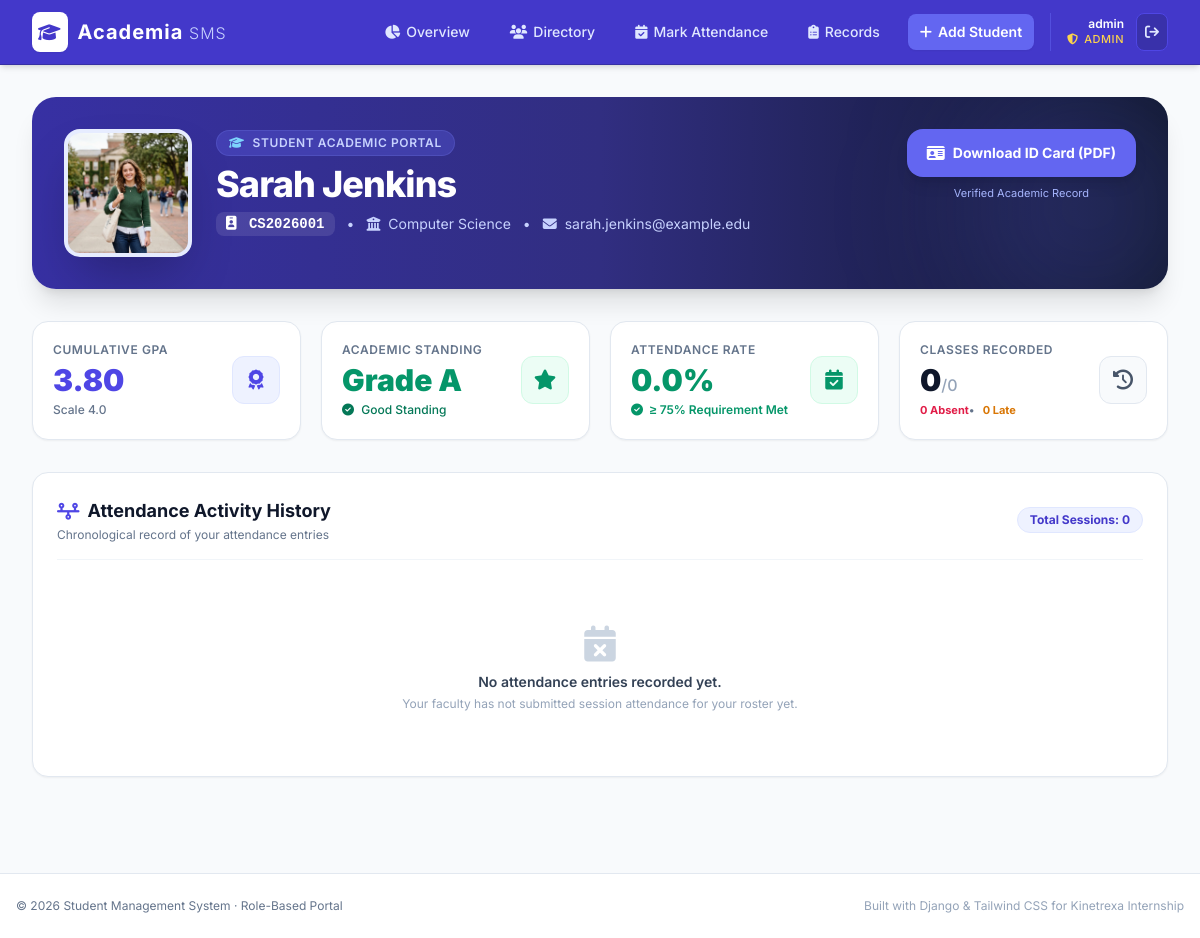
Page /portal/ (signed in) on the earlier database version.
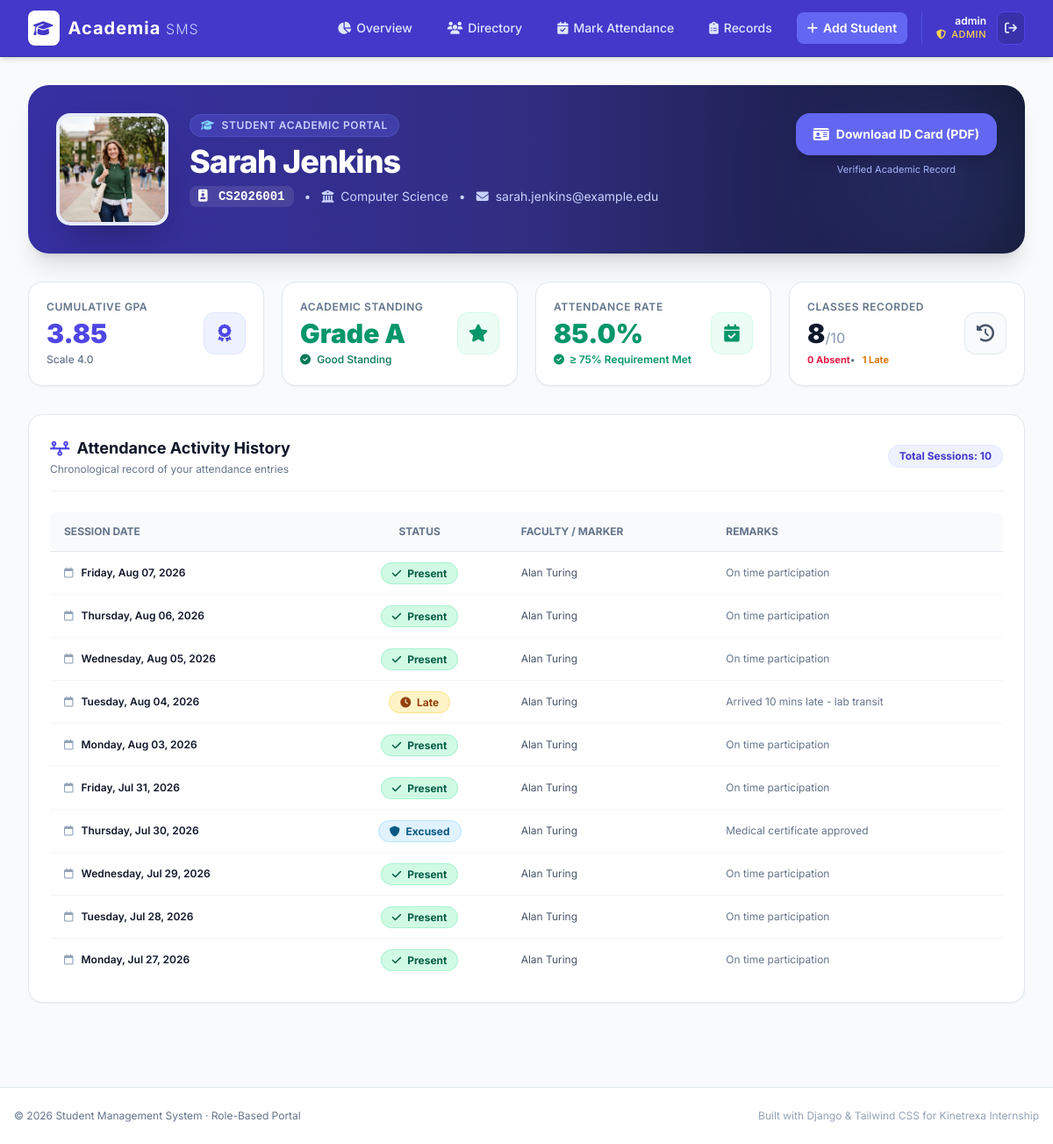
Same page on the later database version.
### students/models.py (models this page shows, shortened)
class TimeStampedModel(models.Model):
    created_at = models.DateTimeField(auto_now_add=True)
    updated_at = models.DateTimeField(auto_now=True)
    class Meta:
        abstract = True

class Student(TimeStampedModel):
    roll_number = models.CharField(max_length=20, unique=True)
    first_name = models.CharField(max_length=100)
    last_name = models.CharField(max_length=100)
    email = models.EmailField(unique=True)
    department = models.CharField(max_length=100)
    gpa = models.DecimalField(max_digits=4, decimal_places=2)
    profile_picture = models.ImageField(upload_to='profiles/', blank=True, null=True)
    is_active = models.BooleanField(default=True)
    objects = StudentManager()
    def get_full_name(self):
        return f"{self.first_name} {self.last_name}"
    def get_grade(self):
        if self.gpa >= 3.5:
            return 'A'
        elif self.gpa >= 3.0:
            return 'B'
        elif self.gpa >= 2.0:
            return 'C'
        elif self.gpa >= 1.0:
            return 'D'
        else:
            return 'F'
    def get_attendance_stats(self):
        records = self.attendance_records.all()
        total = records.count()
        if total == 0:
            return {
                'total': 0,
                'present': 0,
                'absent': 0,
                'late': 0,
                'excused': 0,
                'percentage': 0.0,
                'is_good': True
            }
        present = records.filter(status='Present').count()
        late = records.filter(status='Late').count()
        absent = records.filter(status='Absent').count()
        excused = records.filter(status='Excused').count()
        effective_present = present + (late * 0.5)
        percentage = round((effective_present / total) * 100, 1)
        return {
            'total': total,
            'present': present,
            'absent': absent,
            'late': late,
            'excused': excused,
            'percentage': percentage,
            'is_good': percentage >= 75.0
        }

class Attendance(TimeStampedModel):
    STATUS_CHOICES = [
        ('Present', 'Present'),
        ('Absent', 'Absent'),
        ('Late', 'Late'),
        ('Excused', 'Excused'),
    ]
    student = models.ForeignKey(Student, on_delete=models.CASCADE, related_name='attendance_records')
    date = models.DateField(default=timezone.now)
    status = models.CharField(max_length=10, choices=STATUS_CHOICES, default='Present')
    marked_by = models.ForeignKey(User, on_delete=models.SET_NULL, null=True, blank=True, related_name='marked_attendances')
    remarks = models.CharField(max_length=255, blank=True, null=True)
    class Meta:
        unique_together = ('student', 'date')
        ordering = ['-date', 'student__roll_number']
    @property
    def marked_by_name(self):
        if self.marked_by:
            name = self.marked_by.get_full_name()
            return name if name else self.marked_by.username
        return "System"

### students/views.py (the view)
# urls.py: path('portal/', views.StudentPortalView.as_view(), name='student-portal'),
class StudentPortalView(LoginRequiredMixin, TemplateView):
    template_name = 'students/student_portal.html'
    def get_context_data(self, **kwargs):
        context = super().get_context_data(**kwargs)
        user = self.request.user
        profile = getattr(user, 'profile', None)
        student = None
        if profile and profile.student:
            student = profile.student
        else:
            student = Student.objects.filter(email=user.email).first()
            if not student and (user.is_superuser or (profile and profile.is_admin)):
                student = Student.objects.first()
        context['student'] = student
        if student:
            context['attendance_stats'] = student.get_attendance_stats()
            context['attendance_records'] = student.attendance_records.all().order_by('-date')
        return context

### students/models.py (called while the page is built)
    @property
    def is_admin(self):
        return self.role == 'admin' or self.user.is_superuser

    @property
    def is_student(self):
        return self.role == 'student'

### students/templates/students/student_portal.html (shortened to what the changed rows need)
{% extends 'base.html' %}
{% block content %}
{% if student %}
<div class="mb-8 bg-gradient-to-r from-indigo-800 via-indigo-900 to-slate-900 rounded-3xl p-6 sm:p-8 text-white shadow-xl relative overflow-hidden">
    <div class="relative z-10 flex flex-col md:flex-row items-center md:items-start gap-6">
        <div class="w-28 h-28 sm:w-32 sm:h-32 rounded-2xl bg-indigo-100 border-4 border-white/20 shadow-2xl overflow-hidden flex items-center justify-center text-indigo-700 text-3xl font-extrabold flex-shrink-0">
            {% if student.profile_picture %}
                <img src="{{ student.profile_picture.url }}" alt="{{ student.first_name }}" class="w-full h-full object-cover">
            {% else %}
                {{ student.first_name|first }}{{ student.last_name|first }}
            {% endif %}
        </div>
        <div class="text-center md:text-left flex-grow">
            <div class="inline-flex items-center space-x-2 bg-indigo-500/30 backdrop-blur-md px-3 py-1 rounded-full text-xs font-semibold uppercase tracking-wider text-indigo-200 border border-indigo-400/20 mb-2">
                <i class="fa-solid fa-graduation-cap text-sky-300"></i>
                <span>Student Academic Portal</span>
            </div>
            <h1 class="text-2xl sm:text-4xl font-extrabold tracking-tight">
                {{ student.get_full_name }}
            </h1>
            <div class="flex flex-wrap items-center justify-center md:justify-start gap-3 mt-2 text-indigo-200 text-sm">
                <span class="font-mono bg-white/10 px-2.5 py-0.5 rounded-lg text-white font-semibold">
                    <i class="fa-solid fa-id-badge mr-1"></i> {{ student.roll_number }}
                </span>
                <span>&bull;</span>
                <span><i class="fa-solid fa-building-columns mr-1"></i> {{ student.department }}</span>
                <span>&bull;</span>
                <span><i class="fa-solid fa-envelope mr-1"></i> {{ student.email }}</span>
            </div>
        </div>
        <div class="flex flex-col gap-2 flex-shrink-0">
            <a href="{% url 'student-pdf' student.pk %}" class="inline-flex items-center justify-center px-5 py-3 bg-indigo-500 hover:bg-indigo-400 text-white rounded-2xl font-bold text-sm transition shadow-lg hover:shadow-indigo-500/30">
                <i class="fa-solid fa-id-card mr-2 text-base"></i> Download ID Card (PDF)
            </a>
            <span class="text-[11px] text-center text-indigo-300">Verified Academic Record</span>
        </div>
    </div>
    <div class="absolute -right-12 -bottom-12 w-64 h-64 bg-indigo-500/20 rounded-full blur-3xl pointer-events-none"></div>
</div>
<div class="grid grid-cols-1 md:grid-cols-2 lg:grid-cols-4 gap-5 mb-8">
    <div class="bg-white rounded-2xl p-5 border border-slate-200 shadow-sm flex items-center justify-between">
        <div>
            <p class="text-xs font-semibold text-slate-500 uppercase tracking-wider">Cumulative GPA</p>
            <p class="text-3xl font-black text-indigo-600 mt-1">{{ student.gpa }}</p>
            <p class="text-xs text-slate-500 font-medium mt-1">Scale 4.0</p>
        </div>
        <div class="w-12 h-12 rounded-xl bg-indigo-50 border border-indigo-100 flex items-center justify-center text-indigo-600 text-xl font-black">
            <i class="fa-solid fa-award"></i>
        </div>
    </div>
    <div class="bg-white rounded-2xl p-5 border border-slate-200 shadow-sm flex items-center justify-between">
        <div>
            <p class="text-xs font-semibold text-slate-500 uppercase tracking-wider">Academic Standing</p>
            <p class="text-3xl font-black text-emerald-600 mt-1">Grade {{ student.get_grade }}</p>
            <p class="text-xs text-emerald-700 font-medium mt-1">
                <i class="fa-solid fa-circle-check mr-1"></i> Good Standing
            </p>
        </div>
        <div class="w-12 h-12 rounded-xl bg-emerald-50 border border-emerald-100 flex items-center justify-center text-emerald-600 text-xl">
            <i class="fa-solid fa-star"></i>
        </div>
    </div>
    <div class="bg-white rounded-2xl p-5 border border-slate-200 shadow-sm flex items-center justify-between">
        <div>
            <p class="text-xs font-semibold text-slate-500 uppercase tracking-wider">Attendance Rate</p>
            <p class="text-3xl font-black {% if attendance_stats.is_good %}text-emerald-600{% else %}text-rose-600{% endif %} mt-1">
                {{ attendance_stats.percentage }}%
            </p>
            <p class="text-xs {% if attendance_stats.is_good %}text-emerald-600{% else %}text-rose-600{% endif %} font-semibold mt-1">
                {% if attendance_stats.is_good %}
                    <i class="fa-solid fa-circle-check mr-1"></i> &ge; 75% Requirement Met
                {% else %}
                    <i class="fa-solid fa-triangle-exclamation mr-1"></i> Below 75% Threshold
                {% endif %}
            </p>
        </div>
        <div class="w-12 h-12 rounded-xl {% if attendance_stats.is_good %}bg-emerald-50 text-emerald-600 border border-emerald-100{% else %}bg-rose-50 text-rose-600 border border-rose-100{% endif %} flex items-center justify-center text-xl">
            <i class="fa-solid fa-calendar-check"></i>
        </div>
    </div>
    <div class="bg-white rounded-2xl p-5 border border-slate-200 shadow-sm flex items-center justify-between">
        <div>
            <p class="text-xs font-semibold text-slate-500 uppercase tracking-wider">Classes Recorded</p>
            <p class="text-3xl font-black text-slate-900 mt-1">{{ attendance_stats.present }}<span class="text-base text-slate-400 font-medium">/{{ attendance_stats.total }}</span></p>
            <div class="flex items-center space-x-2 text-[11px] text-slate-500 font-medium mt-1">
                <span class="text-rose-600 font-bold">{{ attendance_stats.absent }} Absent</span> &bull;
                <span class="text-amber-600 font-bold">{{ attendance_stats.late }} Late</span>
            </div>
        </div>
        <div class="w-12 h-12 rounded-xl bg-slate-50 border border-slate-200 flex items-center justify-center text-slate-600 text-xl">
            <i class="fa-solid fa-clock-rotate-left"></i>
        </div>
    </div>
</div>
<div class="bg-white rounded-2xl border border-slate-200 shadow-sm p-6">
    <div class="flex flex-col sm:flex-row sm:items-center justify-between gap-2 mb-6 pb-4 border-b border-slate-100">
        <div>
            <h2 class="text-lg font-bold text-slate-900 flex items-center">
                <i class="fa-solid fa-timeline text-indigo-600 mr-2"></i> Attendance Activity History
            </h2>
            <p class="text-xs text-slate-500 mt-0.5">Chronological record of your attendance entries</p>
        </div>
        <span class="bg-indigo-50 text-indigo-700 text-xs font-bold px-3 py-1 rounded-full border border-indigo-100">
            Total Sessions: {{ attendance_records|length }}
        </span>
    </div>
    {% if attendance_records %}
        <div class="overflow-x-auto">
            <table class="w-full text-left text-sm text-slate-600">
                <thead class="bg-slate-50 text-xs uppercase font-bold text-slate-500 border-b border-slate-200">
                    <tr>
                        <th class="py-3.5 px-4 rounded-l-lg">Session Date</th>
                        <th class="py-3.5 px-4 text-center">Status</th>
                        <th class="py-3.5 px-4">Faculty / Marker</th>
                        <th class="py-3.5 px-4 rounded-r-lg">Remarks</th>
                    </tr>
                </thead>
                <tbody class="divide-y divide-slate-100">
                    {% for rec in attendance_records %}
                        <tr class="hover:bg-slate-50/70 transition">
                            <td class="py-3.5 px-4 font-semibold text-slate-900 text-xs">
                                <i class="fa-regular fa-calendar text-slate-400 mr-1.5"></i>
                                {{ rec.date|date:"l, M d, Y" }}
                            </td>
                            <td class="py-3.5 px-4 text-center">
                                {% if rec.status == 'Present' %}
                                    <span class="px-3 py-1 rounded-full text-xs font-bold bg-emerald-100 text-emerald-800 border border-emerald-200">
                                        <i class="fa-solid fa-check mr-1"></i> Present
                                    </span>
                                {% elif rec.status == 'Absent' %}
                                    <span class="px-3 py-1 rounded-full text-xs font-bold bg-rose-100 text-rose-800 border border-rose-200">
                                        <i class="fa-solid fa-xmark mr-1"></i> Absent
                                    </span>
                                {% elif rec.status == 'Late' %}
                                    <span class="px-3 py-1 rounded-full text-xs font-bold bg-amber-100 text-amber-800 border border-amber-200">
                                        <i class="fa-solid fa-clock mr-1"></i> Late
                                    </span>
                                {% else %}
                                    <span class="px-3 py-1 rounded-full text-xs font-bold bg-sky-100 text-sky-800 border border-sky-200">
                                        <i class="fa-solid fa-shield mr-1"></i> Excused
                                    </span>
                                {% endif %}
                            </td>
                            <td class="py-3.5 px-4 text-xs text-slate-600">
                                {{ rec.marked_by_name }}
                            </td>
                            <td class="py-3.5 px-4 text-xs text-slate-500">
                                {{ rec.remarks|default:"Regular class session" }}
                            </td>
                        </tr>
                    {% endfor %}
                </tbody>
            </table>
        </div>
    {% else %}
        <div class="text-center py-10">
            <i class="fa-solid fa-calendar-xmark text-4xl text-slate-300 mb-2"></i>
            <p class="text-sm font-semibold text-slate-700">No attendance entries recorded yet.</p>
            <p class="text-xs text-slate-400 mt-1">Your faculty has not submitted session attendance for your roster yet.</p>
        </div>
    {% endif %}
</div>
{% endif %}
{% endblock %}

Differences in the rows shown:
changed Student "Sarah Jenkins": gpa "3.80" → "3.85"
added Attendance: date "Friday, Aug 07, 2026", status "Present" (drawn), marked_by_name "Alan Turing", remarks "On time participation"
added Attendance: date "Thursday, Aug 06, 2026", status "Present" (drawn), marked_by_name "Alan Turing", remarks "On time participation"
added Attendance: date "Wednesday, Aug 05, 2026", status "Present" (drawn), marked_by_name "Alan Turing", remarks "On time participation"
added Attendance: date "Tuesday, Aug 04, 2026", status "Late" (drawn), marked_by_name "Alan Turing", remarks "Arrived 10 mins late - lab transit"
added Attendance: date "Monday, Aug 03, 2026", status "Present" (drawn), marked_by_name "Alan Turing", remarks "On time participation"
added Attendance: date "Friday, Jul 31, 2026", status "Present" (drawn), marked_by_name "Alan Turing", remarks "On time participation"
added Attendance: date "Thursday, Jul 30, 2026", status "Excused" (drawn), marked_by_name "Alan Turing", remarks "Medical certificate approved"
added Attendance: date "Wednesday, Jul 29, 2026", status "Present" (drawn), marked_by_name "Alan Turing", remarks "On time participation"
added Attendance: date "Tuesday, Jul 28, 2026", status "Present" (drawn), marked_by_name "Alan Turing", remarks "On time participation"
added Attendance: date "Monday, Jul 27, 2026", status "Present" (drawn), marked_by_name "Alan Turing", remarks "On time participation"
Other differences:
{{ attendance_stats.percentage }}: "0.0" → "85.0"
{{ attendance_stats.present }}: "0" → "8"
{{ attendance_stats.total }}: "0" → "10"
{{ attendance_stats.late }}: "0" → "1"
{{ attendance_records|length }}: "0" → "10"
text no longer shown: "No attendance entries recorded yet. Your faculty has not submitted session attendance for your roster yet."
text now shown: "SESSION DATE STATUS FACULTY / MARKER REMARKS"
